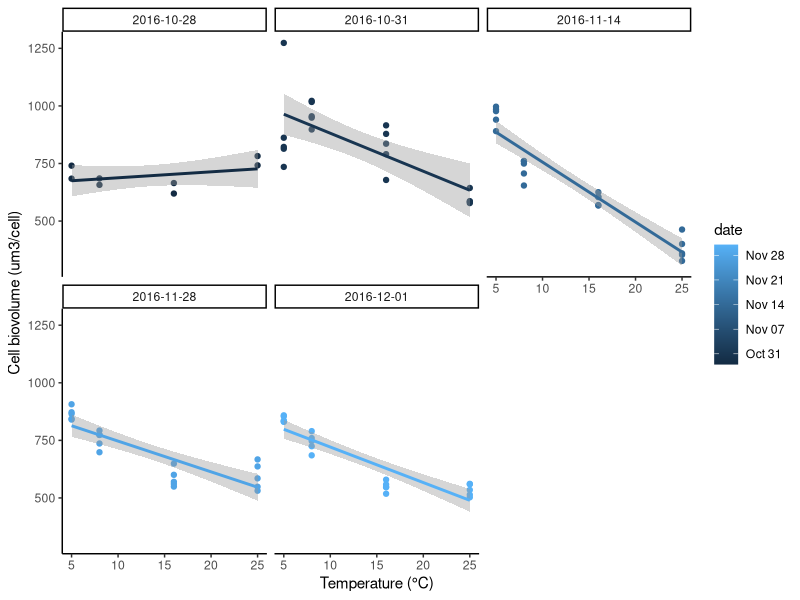
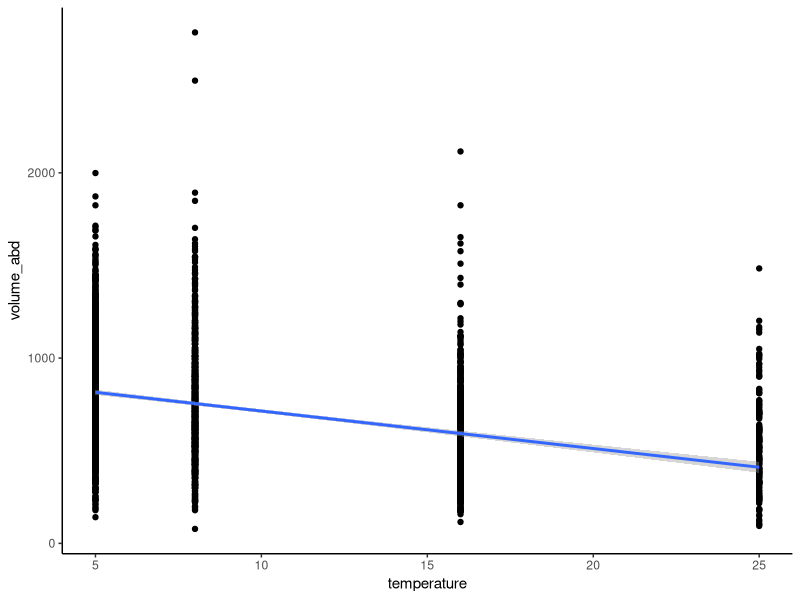

Generate these figures, in order, with R: (Note: this script raises an error after producing the figures.)


library(tidyverse)
library(broom)
library(lubridate)

size_data <- read_csv("data-processed/k-temp-size.csv")
size_data_nov28 <- read_csv("data-processed/k-temp-all-cell-sizes-nov28.csv")
size_data_nov14 <- read_csv("data-processed/k-temp-all-cell-sizes-nov14.csv")
size_data_dec1 <- read_csv("data-processed/k-temp-all-cell-sizes-dec1.csv")
size_data_oct31 <- read_csv("data-processed/k-temp-all-cell-sizes-oct31.csv")
size_data_oct28 <- read_csv("data-processed/k-temp-all-cell-sizes-oct28.csv")

all_sizes <- bind_rows(size_data_oct28, size_data_dec1, size_data_nov14, size_data_nov28, size_data_oct31)


size_data %>% 
	lm(cell_volume ~ temperature, data = .) %>% summary()

library(viridis)
all_sizes %>% 
	mutate(date = ymd(date)) %>% 
	filter(temperature < 32) %>% 
	group_by(temperature, rep, date) %>% 
	summarise(mean_size = mean(volume_abd)) %>% 
	ungroup() %>% 
	ggplot(aes(x = temperature, y = mean_size, group = date, color = date)) + geom_point() +
	geom_smooth(method = "lm") + theme_classic() + 
	facet_wrap( ~ date) + ylab("Cell biovolume (um3/cell)") + xlab("Temperature (°C)")
	

all_sizes %>% 
	mutate(date = ymd(date)) %>% 
	filter(date > "2016-11-29", temperature == 5) %>% View
	# group_by(temperature, rep) %>%
	# ggplot(aes(x = temperature, y = volume_abd, group = date, color = date)) + geom_point() +
	# geom_smooth(method = "lm") + theme_classic()
	summarise(mean_size = mean(volume_abd)) %>% View
	ungroup() %>%
	do(tidy(lm(mean_size ~ temperature, data = .), conf.int = TRUE)) %>% View

(-15.42491/842.1866)*100

all_sizes %>% 
	mutate(date = ymd(date)) %>% 
	filter(date > "2016-11-29") %>% 
	# group_by(temperature, rep) %>%
	ggplot(aes(x = temperature, y = volume_abd)) + geom_point() +
	geom_smooth(method = "lm") + theme_classic()


(-14.03984/842.209)*100 ## ok on the last day, we're seeing -1.67% decrease in cell size


size_data_all_2 %>% 
	lm(volume_abd ~ temperature, data = .) %>% summary()

size_data_all_2 %>% 
	ggplot(aes(x = temperature, y = volume_abd)) + geom_point() +
	geom_smooth(method = "lm")

size_data_all_2 %>% 
	group_by(temperature, rep) %>% 
	summarise(mean_size = mean(volume_abd)) %>%
	ungroup() %>% 
	ggplot(aes(x = temperature, y = mean_size)) + geom_point() +
	geom_smooth(method = "lm")
	lm(mean_size ~ temperature, data = .) %>% summary()
	
	size_data_all %>% 
		filter(temperature == 5) %>% 
		ungroup() %>% 
		summarise(mean_size = mean(volume_abd)) 
	
	(-16.241 / 863)*100
	
	TT_fit %>% 
		filter(temperature == 5) %>% View
